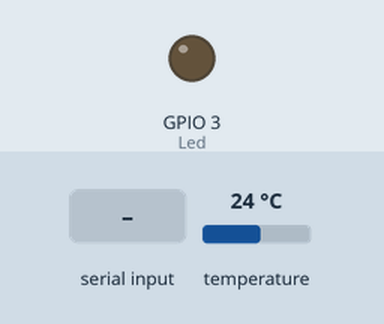
Recording of a sketch running on a simulated ESP32. Parts: output pins drawn as LEDs (lit = HIGH). The inputs (shaded band) are chosen by the test bench; at power-on: temperature 24 °C.

Above: at 1.2 s.
1.3 s: "1\n" received over the second serial link
At 1.7 s:
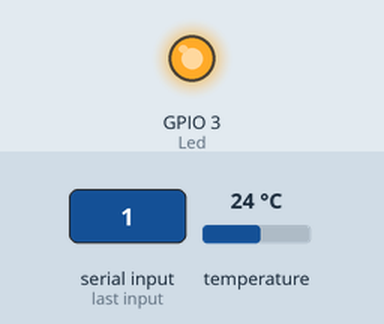
2.8 s: "2\n" received over the second serial link
At 4.1 s:
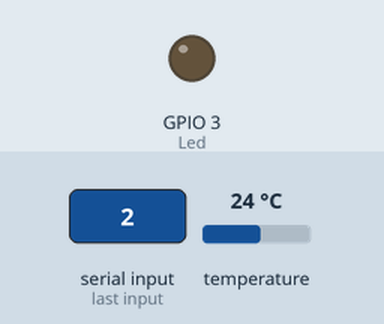
Timing chart, 0 to 5.8 s (numbered marks = the images above; inputs shaded):
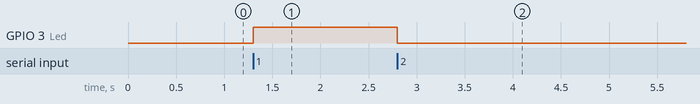

Measured:
- after the input at 1.3 s, GPIO 3 (Led): LOW → HIGH at once
- after the input at 2.8 s, GPIO 3 (Led): HIGH → LOW at once

The sketch:

Tarea_de_digital_final.ino
```cpp
/*
 * Fundacion Kinal
 * centro educativo laboral kinal
 * Electronica
 * Quinto
 * A
 * taller de electronica digital reparacion en computadoras
 * javier ricardo vivar sanchez
 * 2019585
 * Uso de interrupciones externas iii
 */

// Librerias a usar
// Librerias para usar el modulo BT
#include <SoftwareSerial.h>
SoftwareSerial bt(11, 10);

// Interrupciones
#include <Ticker.h>
void Temp_bt(void);
Ticker Temp_bt10s(Temp_bt, 10000);

// Libreria de temperatura
#include <OneWire.h>
#include <DallasTemperature.h>

OneWire oneWireObjeto(6); // Pin de coneccion 6 de temperatura
DallasTemperature Temp(&oneWireObjeto);

#define Led 3
int temp; // Variable de temperatura

void setup() {
  Temp.begin();
  bt.begin(38400); // Velocidad de comunicacion
  Temp_bt10s.start();
  pinMode(Led, OUTPUT);
}

void loop() {
  Temp_bt10s.update();
  if (bt.available() > 0) {
    int numb = bt.parseInt();
    switch (numb) {
      case 1:
        digitalWrite(Led, HIGH);
        break;
      case 2:
        digitalWrite(Led, LOW);
        break;
    }
  }
}

void Temp_bt(void) {
  temp = Temp.getTempCByIndex(0);
  bt.print("Temperatura del cuarto: ");
  bt.print(temp);
  bt.println("C");
}
```
